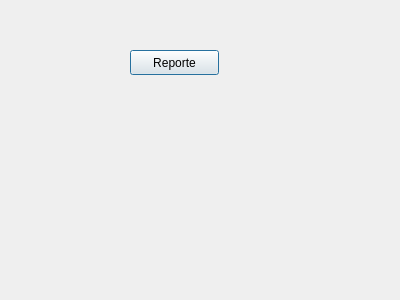
<?xml version="1.0" encoding="UTF-8"?>
<ui version="4.0">
 <class>form_deuda_cliente</class>
 <widget class="QDialog" name="form_deuda_cliente">
  <property name="geometry">
   <rect>
    <x>0</x>
    <y>0</y>
    <width>400</width>
    <height>300</height>
   </rect>
  </property>
  <property name="windowTitle">
   <string>Dialog</string>
  </property>
  <widget class="QPushButton" name="boton_reporte">
   <property name="geometry">
    <rect>
     <x>130</x>
     <y>50</y>
     <width>89</width>
     <height>25</height>
    </rect>
   </property>
   <property name="text">
    <string>Reporte</string>
   </property>
  </widget>
 </widget>
 <resources/>
 <connections/>
</ui>
